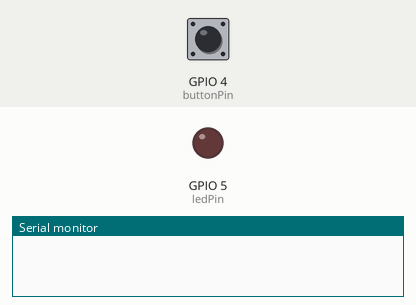
This sketch was run on a simulated ESP32. Parts: output pins drawn as LEDs (lit = HIGH), the last lines printed to the serial monitor. The test bench sets the inputs (shaded band); at power-on: GPIO 4 (buttonPin) LOW.

Above: at 1.2 s.
1.3 s: GPIO 4 (buttonPin) pulled HIGH for 0.15 s
At 2.1 s:
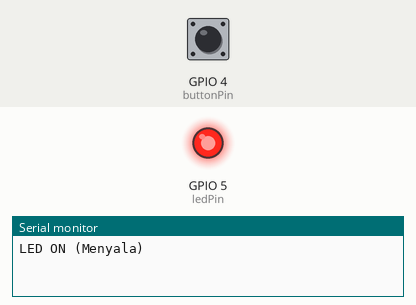
2.9 s: GPIO 4 (buttonPin) pulled HIGH for 1 s
At 3.3 s:
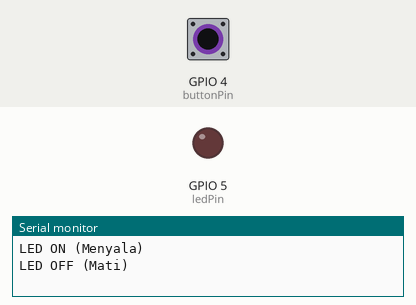
5.4 s: GPIO 4 (buttonPin) pulled HIGH for 3.2 s
At 6.4 s:
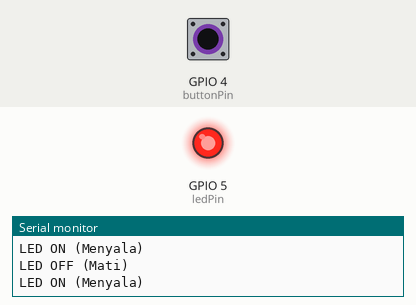
Timing chart, 0 to 8.4 s (numbered marks = the images above; inputs shaded):
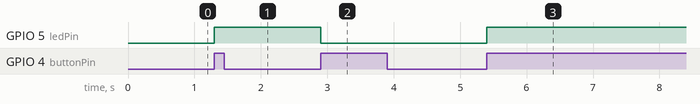

The sketch:

sketch.ino
```cpp
const int buttonPin = 4;
const int ledPin = 5;

int buttonState = 0;
int lastButtonState = LOW;
bool ledState = false;

void setup() {
  Serial.begin(115200);
  pinMode(buttonPin, INPUT);
  pinMode(ledPin, OUTPUT);
}

void loop() {
  buttonState = digitalRead(buttonPin);

  if (buttonState == HIGH && lastButtonState == LOW) {
    ledState = !ledState;
    digitalWrite(ledPin, ledState ? HIGH : LOW);

    if (ledState) {
      Serial.println("LED ON (Menyala)");
    } else {
      Serial.println("LED OFF (Mati)");
    }

    delay(200); // Debounce delay untuk mencegah pantulan sinyal
  }

  lastButtonState = buttonState;
}
```

Measured:
- after the input at 1.3 s, GPIO 5 (ledPin): LOW → HIGH at once
- after the input at 2.9 s, GPIO 5 (ledPin): HIGH → LOW at once
- after the input at 5.4 s, GPIO 5 (ledPin): LOW → HIGH at once
